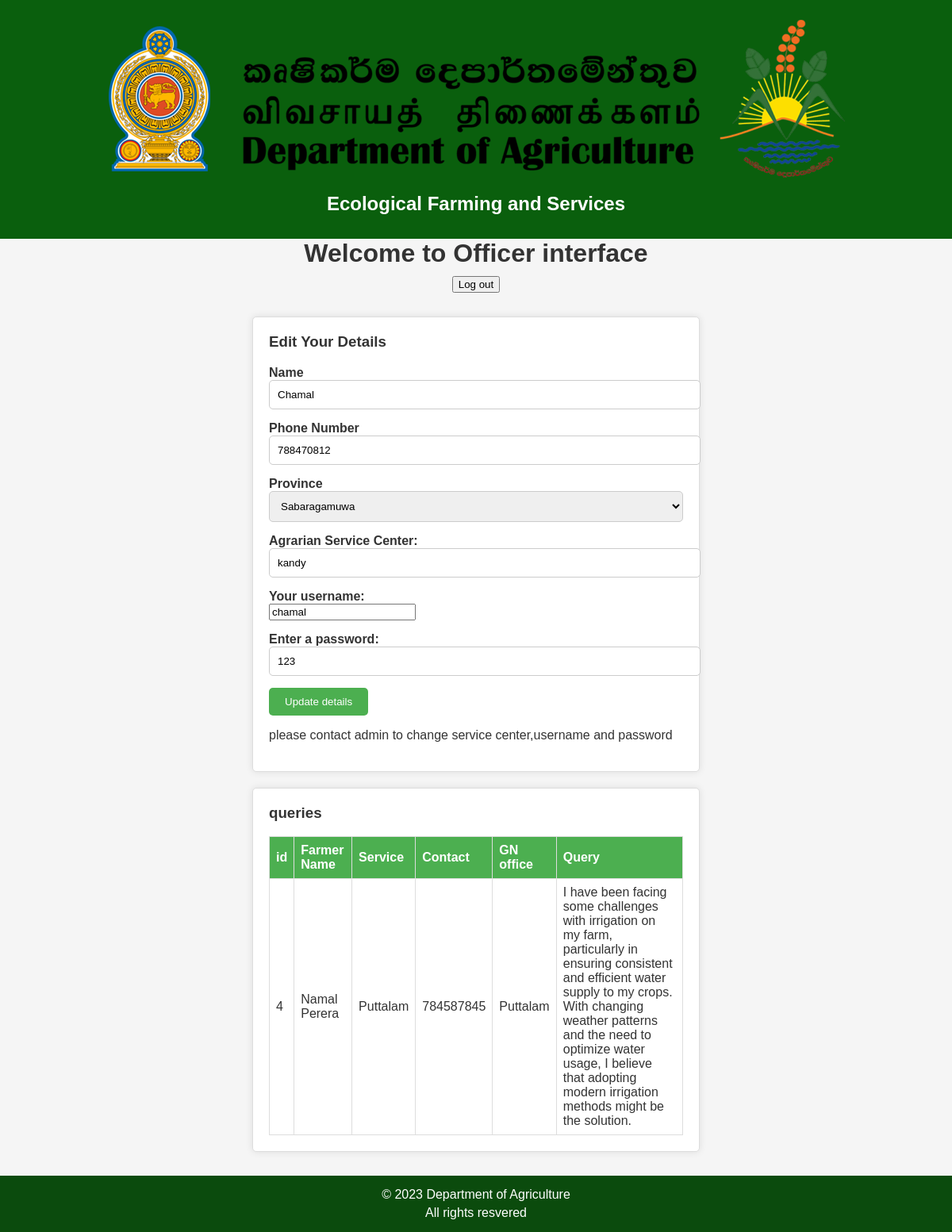
Screenshot of /OfficerInterface.php (signed in) with the database file from the repository.
### tables this page shows
CREATE TABLE `officer` (
  `id` int(11) NOT NULL,
  `officer_id` int(11) NOT NULL,
  `officer_name` varchar(100) NOT NULL,
  `officer_province` varchar(100) NOT NULL,
  `officer_contact` int(11) NOT NULL,
  `service_center` varchar(100) NOT NULL,
  `officer_username` varchar(100) NOT NULL,
  `officer_password` varchar(100) NOT NULL
);

CREATE TABLE `query` (
  `id` bigint(20) NOT NULL,
  `farmer_name` varchar(100) NOT NULL,
  `farmer_province` varchar(100) NOT NULL,
  `farmer_phone` int(11) NOT NULL,
  `corps` varchar(100) NOT NULL,
  `date` date NOT NULL,
  `gn` varchar(100) NOT NULL,
  `service_center` varchar(100) NOT NULL,
  `query` varchar(1000) NOT NULL,
  `service` varchar(100) NOT NULL
);

### officerfunctions.php (called while the page is built, shortened)
<?php
function check_login($con)
{
	if(isset($_SESSION['officer_id']))
	{
		$id = $_SESSION['officer_id'];
		$query = "select * from officer where officer_id = '$id' limit 1";
		$result = mysqli_query($con,$query);
		if($result && mysqli_num_rows($result) > 0)
		{
			$officer_data = mysqli_fetch_assoc($result);
			return $officer_data;
		}
	}
	die;
}
function querydetails($con)
{
    $query = "SELECT * FROM query";
    $result = mysqli_query($con, $query);
    if ($result && mysqli_num_rows($result) > 0) {
        $data = array();
        while ($row = mysqli_fetch_assoc($result)) {
            $data[] = $row;
        }
        return $data;
    }
    return null;
}

### OfficerInterface.php (the view, shortened to what this page needs)
<?php
include("connection.php");
include("officerfunctions.php");
$officer_data = check_login($con);
$queryData = querydetails($con);
?>
<!DOCTYPE html>
<html lang="en">
<head>
    <link rel="stylesheet" href="cssstyle/officerinterface.css">
</head>
<body>
    <header>
        <img src="picture/Department-LOGO.png" alt="Department of Agriculture Logo" onclick="showConfirmation()" style="cursor: pointer;" title="Click to return home page">
        <h2>Ecological Farming and Services </h2>
    </header>
    <div class="topic">
        <h1>Welcome to Officer interface</h1>
        <a href="officerlogout.php">
        <button type="submit" class="logout-button" ondblclick="submission()">Log out</button>
        </a>
    </div>
    <div class="container">
        <div class="box">
            <h3>Edit Your Details</h3>
            <form method="post" class="forms">
                <div class="form-group">
                    <label for="name">Name</label>
                    <input type="text" id="name" value="<?php echo $officer_data['officer_name']; ?>" name="officername" >
                </div>
                <div class="form-group">
                    <label for="phone">Phone Number</label>
                    <input type="tel" id="phone" value="<?php echo $officer_data['officer_contact']; ?>" name="officerphone">
                </div>
                <div class="form-group">
                    <label for="Province">Province</label>
                    <select id="Province" name="officerprovince">
                        <option value="<?php echo $officer_data['officer_province']; ?>"><?php echo $officer_data['officer_province']; ?></option>
                    </select>
                </div>
                <div class="form-group">
                    <label for="Agrarian Service Center">Agrarian Service Center: </label>
                    <input type="text" id="asc" value="<?php echo $officer_data['service_center']; ?>" name="fasc" readonly>
                </div>
                <div class="form-group">
                    <label for="officerusername">Your username:</label>
                    <input type="email" id="officerusername" value="<?php echo $officer_data['officer_username']; ?>" name="officeruername" readonly>
                </div>
                <div class="form-group">
                    <label for="officerpassword">Enter a password: </label>
                    <input type="text" id="officerpassword" value="<?php echo $officer_data['officer_password']; ?>" name="officerpassword" readonly>
                </div>
                <button type="submit" class="submit-button" name="update">Update details</button>
            </form>
            <p>please contact admin to change service center,username and password</p>
        </div>
        <div class="box">
            <h3>queries</h3>
            <table border="1">
    <tr>
        <th>id</th>
        <th>Farmer Name</th>
        <th>Service</th>
        <th>Contact</th>
        <th>GN office</th>
        <th>Query</th>
    </tr>
    <?php
    if ($queryData !== null) {
        foreach ($queryData as $row) {
            echo '<tr>';
            echo '<td>' . $row['id'] . '</td>';
            echo '<td>' . $row['farmer_name'] . '</td>';
            echo '<td>' . $row['service_center'] . '</td>';
            echo '<td>' . $row['farmer_phone'] . '</td>';
            echo '<td>' . $row['gn'] . '</td>';
            echo '<td>' . $row['query'] . '</td>';
            echo '</tr>';
        }
    } else {
        echo '<tr><td colspan="7">No data found.</td></tr>';
    }
    ?>
</table>
        </div>
    </div>
<footer>
        <p>&copy; 2023 Department of Agriculture</p>
        <p>All rights resvered</p>
</footer>
</body>
</html>

### cssstyle/officerinterface.css (style rules this page uses)
.topic { text-align: center; }
.topic h1 { margin: 0; }
.logout-button { margin-top: 10px; }
html, body { margin: 0; padding: 0; }
body { font-family: Arial, sans-serif; background-color: #f5f5f5; color: #333; }
header { background-color: #0a5f0d; text-align: center; padding: 20px; }
header img { cursor: pointer; }
header h2 { color: white; margin: 10px 0; }
.container { display: flex; justify-content: center; align-items: center; flex-wrap: wrap; margin: 20px; }
.box { background-color: #fff; border: 1px solid #ddd; border-radius: 5px; padding: 20px; margin: 10px; box-shadow: 0 0 10px rgba(0, 0, 0, 0.1); width: 45%; }
.box h3 { color: #333; margin-top: 0; }
.form-group { margin-bottom: 15px; }
.form-group label { font-weight: bold; display: block; }
.form-group input[type="text"], .form-group input[type="tel"], .form-group select { width: 100%; padding: 10px; border: 1px solid #ccc; border-radius: 5px; }
.submit-button { background-color: #4CAF50; color: white; border: none; padding: 10px 20px; border-radius: 5px; cursor: pointer; transition: background-color 0.3s ease; }
footer { background-color: #0b4b0d; text-align: center; padding: 10px 0; color: white; }
footer p { margin: 5px 0; }
table { border-collapse: collapse; width: 100%; border: 1px solid #ddd; }
table th, table td { padding: 8px; text-align: left; border-bottom: 1px solid #ddd; }
table th { background-color: #4CAF50; color: white; }

### rows the page displays
officer: officername "Chamal", officerphone "788470812", officerprovince "Sabaragamuwa", fasc "kandy", officeruername "chamal", officerpassword "123"
query: id "4", farmer_name "Namal Perera", service_center "Puttalam", farmer_phone "784587845", gn "Puttalam", query "I have been facing some challenges with irrigation on my farm, particularly in ensuring consistent and efficient water supply to my crops. With changing weather patterns and the need to optimize water usage, I believe that adopting modern irrigation methods might be the solution."
